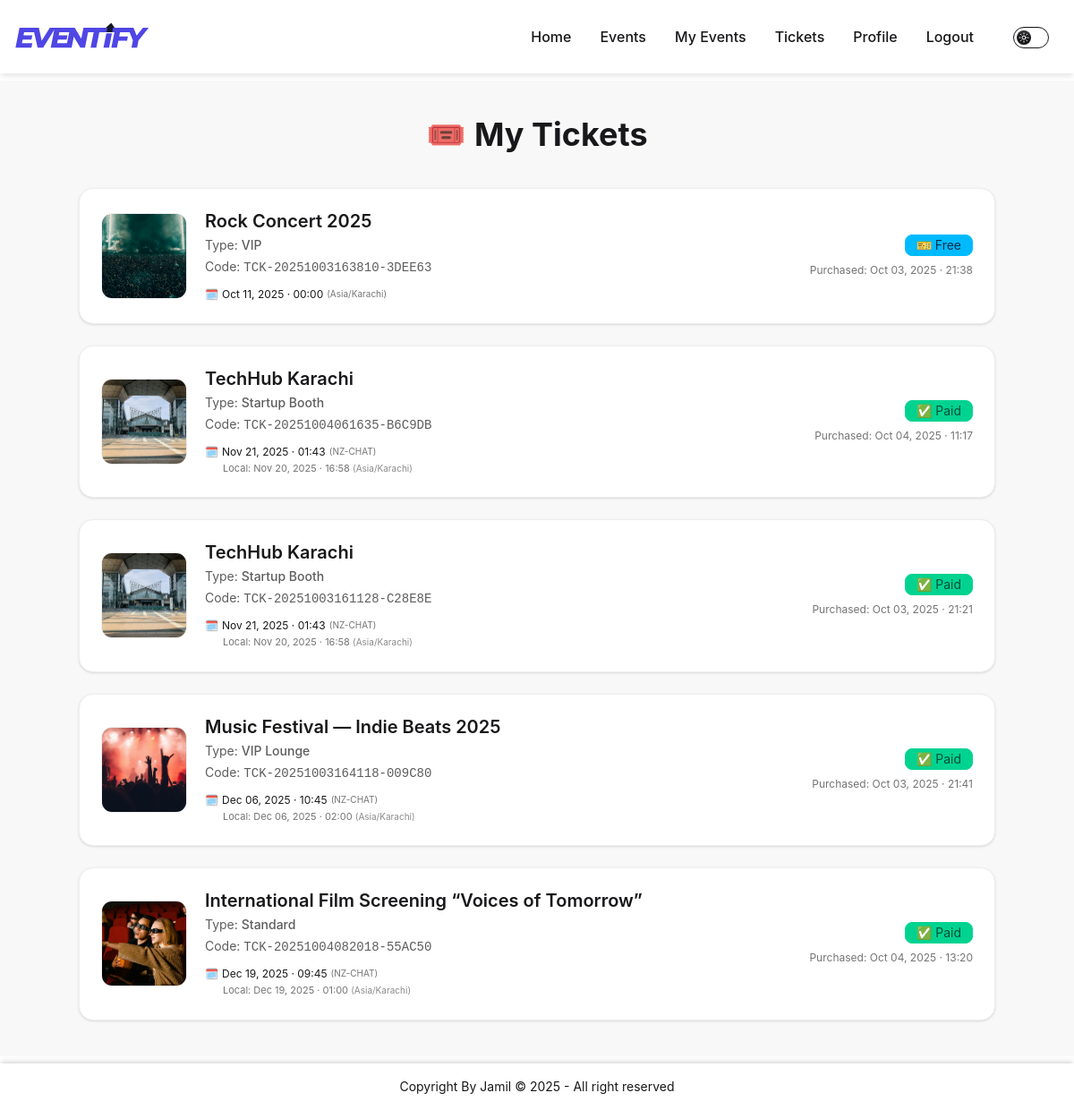
The page /events/tickets/ (signed in) on the database its author committed.
### events/models.py (models this page shows, shortened)
class Ticket(models.Model):
    id = models.BigAutoField(primary_key=True)
    ticket_code = models.CharField(max_length=50, unique=True, editable=False)
    ticket_type = models.ForeignKey(TicketType, on_delete=models.CASCADE)
    stripe_product_id = models.CharField(max_length=255, blank=True, null=True)
    stripe_price_id = models.CharField(max_length=255, blank=True, null=True)
    stripe_session_id = models.CharField(max_length=255, blank=True, null=True)
    stripe_price = models.PositiveBigIntegerField(default=0)
    purchase_date = models.DateTimeField(
        default=timezone.now)  # timezone-aware
    attendee = models.ForeignKey(
        User, on_delete=models.CASCADE, related_name='tickets')
    purchase_status = models.CharField(
        max_length=3,
        choices=PurchaseStatus.choices,
        default=PurchaseStatus.PENDING
    )
    status = models.CharField(
        max_length=1,
        choices=TicketStatus.choices,
        default=TicketStatus.NOT_CHECKED_IN
    )
    reservation_expires_at = models.DateTimeField(null=True, blank=True)
    @property
    def is_expired(self):
        return (
            self.purchase_status == PurchaseStatus.PENDING
            and self.reservation_expires_at is not None
            and timezone.now() > self.reservation_expires_at
        )

class TicketType(models.Model):
    id = models.UUIDField(
        primary_key=True,
        default=uuid.uuid4,
        editable=False
    )
    event = models.ForeignKey(
        Event, on_delete=models.CASCADE, related_name='ticket_types'
    )
    name = models.CharField(max_length=100)  # removed global unique=True
    description = models.TextField(blank=True)
    price = models.DecimalField(max_digits=10, decimal_places=2)
    quantity_available = models.PositiveIntegerField()
    max_per_user = models.PositiveIntegerField(default=1)
    class Meta:
        unique_together = ('event', 'name')  # enforce per-event uniqueness
        verbose_name = "Ticket Type"
        verbose_name_plural = "Ticket Types"

class Event(models.Model):
    id = models.UUIDField(
        primary_key=True,
        default=uuid.uuid4,
        editable=False
    )
    title = models.CharField(max_length=255)
    description = models.TextField(blank=True)
    start_time = models.DateTimeField(default=timezone.now)
    location = models.TextField()
    image = models.ImageField(upload_to='events/')
    organizer = models.ForeignKey(
        User, on_delete=models.CASCADE, related_name="events"
    )

### authentication/models.py (models this page shows, shortened)
class User(AbstractUser):
    ROLE_CHOICES = [
        ('admin', 'Admin'),
        ('organizer', 'Organizer'),
        ('attendee', 'Attendee'),
    ]
    id = models.UUIDField(
        primary_key=True,
        default=uuid.uuid4,
        editable=False
    )
    name = models.CharField(_("Full Name"), max_length=300, blank=False)
    email = models.EmailField(_("Email address"), unique=True)
    role = models.CharField(
        max_length=20, choices=ROLE_CHOICES, default='attendee'
    )
    tagline = models.CharField(_("Tagline"), max_length=150, blank=True)
    description = models.TextField(_("Description"), blank=True)
    following = models.ManyToManyField(
        'self',
        symmetrical=False,
        related_name='followers',
        blank=True
    )
    timezone = models.CharField(
        max_length=50,
        choices=[(tz, tz) for tz in pytz.all_timezones],
        default="UTC"
    )
    profile_pic = models.ImageField(
        upload_to='profiles/',
        blank=True,
        null=True
    )

### events/views/ticket_views.py (the view)
# urls.py: path('tickets/', ticket_views.tickets, name="tickets")
@login_required
def tickets(request):
    now = timezone.now()
    expired_qs = Ticket.objects.filter(
        attendee=request.user,
        purchase_status=PurchaseStatus.PENDING,
        reservation_expires_at__lt=now
    )
    if expired_qs.exists():
        expired_qs.delete()
    tickets = (
        Ticket.objects
        .filter(attendee=request.user)
        .select_related(
            "ticket_type",
            "ticket_type__event",
            "ticket_type__event__organizer"
        )
        .order_by(
            "ticket_type__event__start_time",
            "-purchase_date"                   # Within event, newest ticket first
        )
    )
    grouped_tickets = {}
    for ticket in tickets:
        event = ticket.ticket_type.event
        if event not in grouped_tickets:
            grouped_tickets[event] = []
        grouped_tickets[event].append(ticket)
    return render(request, "events/ticket_templates/tickets.html", {
        "grouped_tickets": grouped_tickets,
        "tickets": tickets,  # kept for fallback
    })

### templates/events/ticket_templates/tickets.html (shortened to what this page needs)
{% extends 'base.html' %}
{% load thumbnail tz %}
{% block body %}
<div class="min-h-[70dvh] bg-base-200 flex flex-col items-center px-4 py-10">
  <div class="max-w-5xl w-full">
    <h1 class="text-4xl font-bold text-center mb-10">🎟 My Tickets</h1>
    {% if tickets %}
      <div class="grid gap-6">
        {% for ticket in tickets %}
          {% with idx=forloop.counter %}
            {% if ticket.purchase_status in 'A FRE P' %}
              {% if ticket.purchase_status == 'P' %}
                <a href="{% url 'events:confirm_ticket_purchase' ticket.ticket_type.event.pk ticket.ticket_code %}"
                   class="group block bg-base-100 border border-base-300 rounded-2xl shadow-sm hover:shadow-lg hover:-translate-y-1 transition-all duration-200 overflow-hidden">
              {% else %}
                <a href="{% url 'events:event_detail' ticket.ticket_type.event.pk %}"
                   class="group block bg-base-100 border border-base-300 rounded-2xl shadow-sm hover:shadow-lg hover:-translate-y-1 transition-all duration-200 overflow-hidden">
              {% endif %}
            {% else %}
              <div class="block bg-base-100 border border-base-300 rounded-2xl shadow-sm opacity-60 cursor-not-allowed overflow-hidden">
            {% endif %}
              <div class="p-5 sm:p-6 flex flex-col sm:flex-row sm:items-center sm:justify-between gap-5">
                <div class="flex items-center gap-5 w-full sm:w-auto">
                  {% thumbnail ticket.ticket_type.event.image '100x100' crop='center' as thumb %}
                    <img src="{{ thumb.url }}" alt="{{ ticket.ticket_type.event.title }}"
                         class="w-24 h-24 rounded-xl border border-base-300 object-cover flex-shrink-0" />
                  {% endthumbnail %}
                  <div class="flex flex-col gap-1">
                    <h2 class="text-lg sm:text-xl font-semibold leading-tight">
                      {{ ticket.ticket_type.event.title }}
                    </h2>
                    <p class="text-sm text-base-content/70">
                      Type: <span class="font-medium">{{ ticket.ticket_type.name }}</span>
                    </p>
                    <p class="text-sm text-base-content/70">
                      Code: <span class="font-mono">{{ ticket.ticket_code }}</span>
                    </p>
                    <div class="mt-2 space-y-0.5">
                      <p class="text-xs flex items-center gap-1">
                        <span>🗓</span>
                        {% timezone ticket.ticket_type.event.organizer.timezone %}
                          {{ ticket.ticket_type.event.start_time|date:'M d, Y · H:i' }}
                        {% endtimezone %}
                        <span class="text-[10px] text-base-content/60">
                          ({{ ticket.ticket_type.event.organizer.timezone }})
                        </span>
                      </p>
                      {% if request.user.is_authenticated and request.user.timezone != ticket.ticket_type.event.organizer.timezone %}
                        <p class="text-[11px] text-base-content/60 pl-5">
                          Local:
                          {% timezone request.user.timezone %}
                            {{ ticket.ticket_type.event.start_time|date:'M d, Y · H:i' }}
                          {% endtimezone %}
                          <span class="text-[10px] text-base-content/50">
                            ({{ request.user.timezone }})
                          </span>
                        </p>
                      {% endif %}
                    </div>
                  </div>
                </div>
                <div class="text-right flex flex-col gap-2 sm:items-end">
                  {% if ticket.is_expired %}
                    <span class="badge badge-error py-2 px-3 gap-1 text-sm">⏳ Expired</span>
                  {% elif ticket.purchase_status == 'A' %}
                    <span class="badge badge-success py-2 px-3 gap-1 text-sm">✅ Paid</span>
                  {% elif ticket.purchase_status == 'P' %}
                    <span class="badge badge-warning py-2 px-3 gap-1 text-sm">
                      ⌛ Pending (<span id="countdown-{{ idx }}">{{ ticket.reservation_seconds_left }}</span>s)
                    </span>
                  {% elif ticket.purchase_status == 'FRE' %}
                    <span class="badge badge-info py-2 px-3 gap-1 text-sm">🎫 Free</span>
                  {% else %}
                    <span class="badge badge-neutral py-2 px-3 gap-1 text-sm">
                      {{ ticket.get_purchase_status_display }}
                    </span>
                  {% endif %}
                  <p class="text-xs opacity-60">
                    Purchased: {{ ticket.purchase_date|date:'M d, Y · H:i' }}
                  </p>
                </div>
              </div>
            {% if ticket.purchase_status in 'A FRE P' %}
              </a>
            {% else %}
              </div>
            {% endif %}
          {% endwith %}
        {% endfor %}
      </div>
    {% else %}
      <div class="flex flex-col items-center justify-center mt-20 text-center opacity-70">
        <div class="text-6xl mb-4">🕳</div>
        <p class="text-lg">You haven’t booked any tickets yet.</p>
      </div>
    {% endif %}
  </div>
</div>
{% endblock %}

### rows shown on the page
Ticket: shows a picture, ticket_type.event "Rock Concert 2025", ticket_type.name "VIP", ticket_code "TCK-20251003163810-3DEE63", ticket_type.event.start_time "Oct 11, 2025 · 00:00", ticket_type.event.organizer.timezone "Asia/Karachi", purchase_date "Oct 03, 2025 · 21:38"
Ticket: ticket_type.event "TechHub Karachi", ticket_type.name "Startup Booth", ticket_code "TCK-20251004061635-B6C9DB", ticket_type.event.start_time "Nov 21, 2025 · 01:43", ticket_type.event.organizer.timezone "NZ-CHAT", ticket_type.event.start_time "Nov 20, 2025 · 16:58", purchase_date "Oct 04, 2025 · 11:17"
User: user.timezone "Asia/Karachi"
Ticket: ticket_type.event "TechHub Karachi", ticket_type.name "Startup Booth", ticket_code "TCK-20251003161128-C28E8E", ticket_type.event.start_time "Nov 21, 2025 · 01:43", ticket_type.event.organizer.timezone "NZ-CHAT", ticket_type.event.start_time "Nov 20, 2025 · 16:58", purchase_date "Oct 03, 2025 · 21:21"
Ticket: shows a picture, ticket_type.event "Music Festival — Indie Beats 2025", ticket_type.name "VIP Lounge", ticket_code "TCK-20251003164118-009C80", ticket_type.event.start_time "Dec 06, 2025 · 10:45", ticket_type.event.organizer.timezone "NZ-CHAT", ticket_type.event.start_time "Dec 06, 2025 · 02:00", purchase_date "Oct 03, 2025 · 21:41"
Ticket: shows a picture, ticket_type.event "International Film Screening “Voices of Tomorrow”", ticket_type.name "Standard", ticket_code "TCK-20251004082018-55AC50", ticket_type.event.start_time "Dec 19, 2025 · 09:45", ticket_type.event.organizer.timezone "NZ-CHAT", ticket_type.event.start_time "Dec 19, 2025 · 01:00", purchase_date "Oct 04, 2025 · 13:20"
